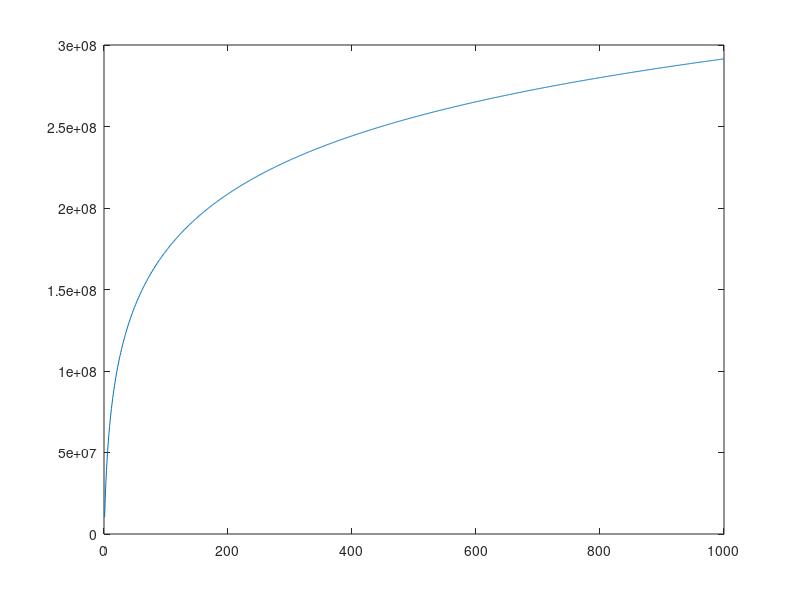

Recreate this plot in MATLAB.
load('nuclear.mat')

loss_hinge=@(y,t)max(0,1-y.*t);

% loss_hinge([0,1,2],[3,4,5])

rng(0)
x=[ones(1,size(x,2));x];
x=x';
y=y';
lambda=0.001;
theta=zeros(1,size(x,2));

J=zeros(1000,1);
for j=1:1000
    u=lambda*theta-y'*x/2;
    theta=theta-u*100/j;
    J(j)=sum(loss_hinge(y,x*theta'))/size(y,1)+lambda*(vecnorm(theta(2:end))^2)/2;
end
plot(J)
